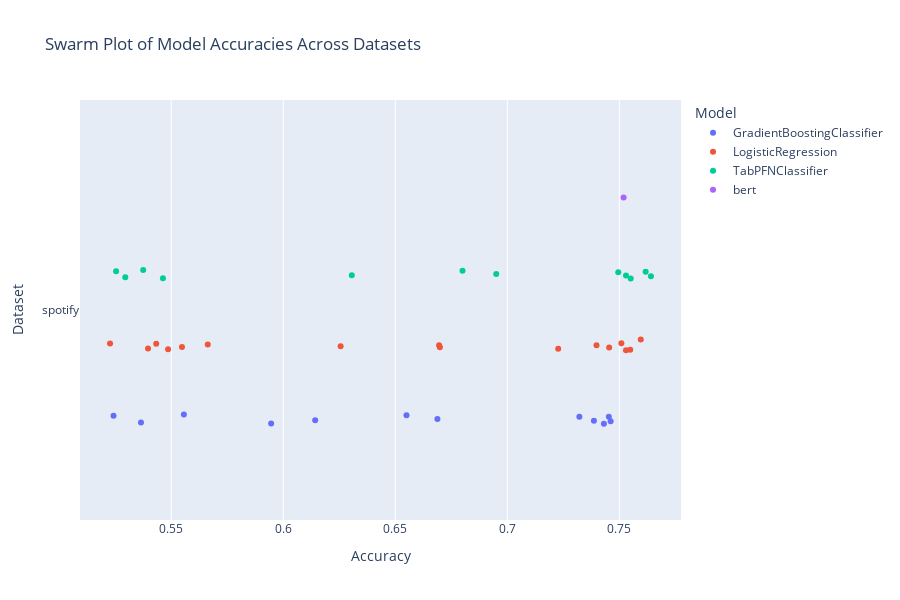

Here is the notebook cell this chart was saved with:
### Code cell
import pandas as pd
import seaborn as sns
import matplotlib.pyplot as plt
import plotly.express as px
df = pd.read_csv("../results/results.csv")
df = df[df["dataset"] == "spotify"]
# add new rows with test accuracies
new_rows = {"dataset": ["spotify"] * 5, "model": ["bert"] * 5, "dim_reduction": ["none"] * 5, "encoding": ["lm__all-MiniLM-L12-v2"] * 5, "accuracy": test_accuracies}
df = pd.concat([df, pd.DataFrame(new_rows)], ignore_index=True)
melted_results = df.groupby(['dataset', 'model', 'dim_reduction', 'encoding']).mean().reset_index()
#melted_results = results.explode('accuracy')
#melted_results['accuracy'] = melted_results['accuracy'].astype(float)
#melted_results = melted_results[melted_results['encoding'] == 'lm__all-MiniLM-L12-v2']


# Creating the swarmplot
# plt.figure(figsize=(15, 20))
# sns.swarmplot(data=melted_results, x='accuracy', y='dataset', hue='model', dodge=True)
# plt.title('Swarm Plot of Model Accuracies Across Datasets')
# plt.xlabel('Accuracy')
# plt.ylabel('Dataset')
# plt.legend(title='Model', bbox_to_anchor=(1.05, 1), loc='upper left')
# plt.show()
# Create the plot
fig = px.strip(
    data_frame=melted_results,
    x="accuracy",
    y="dataset",
    color="model",
    #color="dim_reduction",
    title="Swarm Plot of Model Accuracies Across Datasets",
    labels={"accuracy": "Accuracy", "dataset": "Dataset", "model": "Model"},
    height=600,
    width=900,
)

# Update hover information for each trace (grouped by 'color' or 'model' in this case)
for i, trace in enumerate(fig.data):
    subset_df = melted_results[melted_results['model'] == trace.name]
    hover_template = "<br>".join([f"{col}: %{{customdata[{i}]}}" for i, col in enumerate(subset_df.columns)])
    trace.customdata = subset_df.values
    trace.hovertemplate = hover_template

fig.show()

### Figure 1 — Plotly figure (JSON) as saved in the notebook; plotly's stock layout.template omitted (floating-point values rounded to 4 significant figures)
{"data": [{"alignmentgroup": "True", "boxpoints": "all", "customdata": [["spotify", "GradientBoostingClassifier", "PCA_10", "lm__all-MiniLM-L12-v2", 0.7431], ["spotify", "GradientBoostingClassifier", "PCA_10", "lm__whaleloops/phrase-bert", 0.7453], ["spotify", "GradientBoostingClassifier", "PCA_30", "lm__all-MiniLM-L12-v2", 0.7387], ["spotify", "GradientBoostingClassifier", "PCA_30", "lm__whaleloops/phrase-bert", 0.7461], ["spotify", "GradientBoostingClassifier", "subset_10", "lm__all-MiniLM-L12-v2", 0.6142], ["spotify", "GradientBoostingClassifier", "subset_10", "lm__whaleloops/phrase-bert", 0.6688], ["spotify", "GradientBoostingClassifier", "subset_30", "lm__all-MiniLM-L12-v2", 0.655], ["spotify", "GradientBoostingClassifier", "subset_30", "lm__whaleloops/phrase-bert", 0.7322], ["spotify", "GradientBoostingClassifier", "subset_biggest_10", "lm__all-MiniLM-L12-v2", 0.5556], ["spotify", "GradientBoostingClassifier", "subset_biggest_10", "lm__whaleloops/phrase-bert", 0.5242], ["spotify", "GradientBoostingClassifier", "subset_biggest_30", "lm__all-MiniLM-L12-v2", 0.5365], ["spotify", "GradientBoostingClassifier", "subset_biggest_30", "lm__whaleloops/phrase-bert", 0.5946]], "fillcolor": "rgba(255,255,255,0)", "hoveron": "points", "hovertemplate": "dataset: %{customdata[0]}<br>model: %{customdata[1]}<br>dim_reduction: %{customdata[2]}<br>encoding: %{customdata[3]}<br>accuracy: %{customdata[4]}", "legendgroup": "GradientBoostingClassifier", "line": {"color": "rgba(255,255,255,0)"}, "marker": {"color": "#636efa"}, "name": "GradientBoostingClassifier", "offsetgroup": "GradientBoostingClassifier", "orientation": "h", "pointpos": 0, "showlegend": true, "type": "box", "x": [0.7431, 0.7453, 0.7387, 0.7461, 0.6142, 0.6688, 0.655, 0.7322, 0.5556, 0.5242, 0.5365, 0.5946], "x0": " ", "xaxis": "x", "y": ["spotify", "spotify", "spotify", "spotify", "spotify", "spotify", "spotify", "spotify", "spotify", "spotify", "spotify", "spotify"], "y0": " ", "yaxis": "y"}, {"alignmentgroup": "True", "boxpoints": "all", "customdata": [["spotify", "LogisticRegression", "PCA_10", "lm__all-MiniLM-L12-v2", 0.7455], ["spotify", "LogisticRegression", "PCA_10", "lm__whaleloops/phrase-bert", 0.7596], ["spotify", "LogisticRegression", "PCA_30", "lm__all-MiniLM-L12-v2", 0.7509], ["spotify", "LogisticRegression", "PCA_30", "lm__whaleloops/phrase-bert", 0.7549], ["spotify", "LogisticRegression", "passthrough", "lm__all-MiniLM-L12-v2", 0.753], ["spotify", "LogisticRegression", "passthrough", "lm__whaleloops/phrase-bert", 0.7227], ["spotify", "LogisticRegression", "passthrough", "skrub__minhash_10", 0.5396], ["spotify", "LogisticRegression", "passthrough", "skrub__minhash_30", 0.5486], ["spotify", "LogisticRegression", "subset_10", "lm__all-MiniLM-L12-v2", 0.6256], ["spotify", "LogisticRegression", "subset_10", "lm__whaleloops/phrase-bert", 0.6699], ["spotify", "LogisticRegression", "subset_30", "lm__all-MiniLM-L12-v2", 0.6695], ["spotify", "LogisticRegression", "subset_30", "lm__whaleloops/phrase-bert", 0.7398], ["spotify", "LogisticRegression", "subset_biggest_10", "lm__all-MiniLM-L12-v2", 0.5663], ["spotify", "LogisticRegression", "subset_biggest_10", "lm__whaleloops/phrase-bert", 0.5548], ["spotify", "LogisticRegression", "subset_biggest_30", "lm__all-MiniLM-L12-v2", 0.5433], ["spotify", "LogisticRegression", "subset_biggest_30", "lm__whaleloops/phrase-bert", 0.5227]], "fillcolor": "rgba(255,255,255,0)", "hoveron": "points", "hovertemplate": "dataset: %{customdata[0]}<br>model: %{customdata[1]}<br>dim_reduction: %{customdata[2]}<br>encoding: %{customdata[3]}<br>accuracy: %{customdata[4]}", "legendgroup": "LogisticRegression", "line": {"color": "rgba(255,255,255,0)"}, "marker": {"color": "#EF553B"}, "name": "LogisticRegression", "offsetgroup": "LogisticRegression", "orientation": "h", "pointpos": 0, "showlegend": true, "type": "box", "x": [0.7455, 0.7596, 0.7509, 0.7549, 0.753, 0.7227, 0.5396, 0.5486, 0.6256, 0.6699, 0.6695, 0.7398, 0.5663, 0.5548, 0.5433, 0.5227], "x0": " ", "xaxis": "x", "y": ["spotify", "spotify", "spotify", "spotify", "spotify", "spotify", "spotify", "spotify", "spotify", "spotify", "spotify", "spotify", "spotify", "spotify", "spotify", "spotify"], "y0": " ", "yaxis": "y"}, {"alignmentgroup": "True", "boxpoints": "all", "customdata": [["spotify", "TabPFNClassifier", "PCA_10", "lm__all-MiniLM-L12-v2", 0.7495], ["spotify", "TabPFNClassifier", "PCA_10", "lm__whaleloops/phrase-bert", 0.7617], ["spotify", "TabPFNClassifier", "PCA_30", "lm__all-MiniLM-L12-v2", 0.755], ["spotify", "TabPFNClassifier", "PCA_30", "lm__whaleloops/phrase-bert", 0.7641], ["spotify", "TabPFNClassifier", "subset_10", "lm__all-MiniLM-L12-v2", 0.6306], ["spotify", "TabPFNClassifier", "subset_10", "lm__whaleloops/phrase-bert", 0.695], ["spotify", "TabPFNClassifier", "subset_30", "lm__all-MiniLM-L12-v2", 0.68], ["spotify", "TabPFNClassifier", "subset_30", "lm__whaleloops/phrase-bert", 0.753], ["spotify", "TabPFNClassifier", "subset_biggest_10", "lm__all-MiniLM-L12-v2", 0.5375], ["spotify", "TabPFNClassifier", "subset_biggest_10", "lm__whaleloops/phrase-bert", 0.5463], ["spotify", "TabPFNClassifier", "subset_biggest_30", "lm__all-MiniLM-L12-v2", 0.5254], ["spotify", "TabPFNClassifier", "subset_biggest_30", "lm__whaleloops/phrase-bert", 0.5295]], "fillcolor": "rgba(255,255,255,0)", "hoveron": "points", "hovertemplate": "dataset: %{customdata[0]}<br>model: %{customdata[1]}<br>dim_reduction: %{customdata[2]}<br>encoding: %{customdata[3]}<br>accuracy: %{customdata[4]}", "legendgroup": "TabPFNClassifier", "line": {"color": "rgba(255,255,255,0)"}, "marker": {"color": "#00cc96"}, "name": "TabPFNClassifier", "offsetgroup": "TabPFNClassifier", "orientation": "h", "pointpos": 0, "showlegend": true, "type": "box", "x": [0.7495, 0.7617, 0.755, 0.7641, 0.6306, 0.695, 0.68, 0.753, 0.5375, 0.5463, 0.5254, 0.5295], "x0": " ", "xaxis": "x", "y": ["spotify", "spotify", "spotify", "spotify", "spotify", "spotify", "spotify", "spotify", "spotify", "spotify", "spotify", "spotify"], "y0": " ", "yaxis": "y"}, {"alignmentgroup": "True", "boxpoints": "all", "customdata": [["spotify", "bert", "none", "lm__all-MiniLM-L12-v2", 0.7519]], "fillcolor": "rgba(255,255,255,0)", "hoveron": "points", "hovertemplate": "dataset: %{customdata[0]}<br>model: %{customdata[1]}<br>dim_reduction: %{customdata[2]}<br>encoding: %{customdata[3]}<br>accuracy: %{customdata[4]}", "legendgroup": "bert", "line": {"color": "rgba(255,255,255,0)"}, "marker": {"color": "#ab63fa"}, "name": "bert", "offsetgroup": "bert", "orientation": "h", "pointpos": 0, "showlegend": true, "type": "box", "x": [0.7519], "x0": " ", "xaxis": "x", "y": ["spotify"], "y0": " ", "yaxis": "y"}], "layout": {"boxmode": "group", "height": 600, "legend": {"title": {"text": "Model"}, "tracegroupgap": 0}, "title": {"text": "Swarm Plot of Model Accuracies Across Datasets"}, "width": 900, "xaxis": {"anchor": "y", "domain": [0, 1], "title": {"text": "Accuracy"}}, "yaxis": {"anchor": "x", "domain": [0, 1], "title": {"text": "Dataset"}}}}
